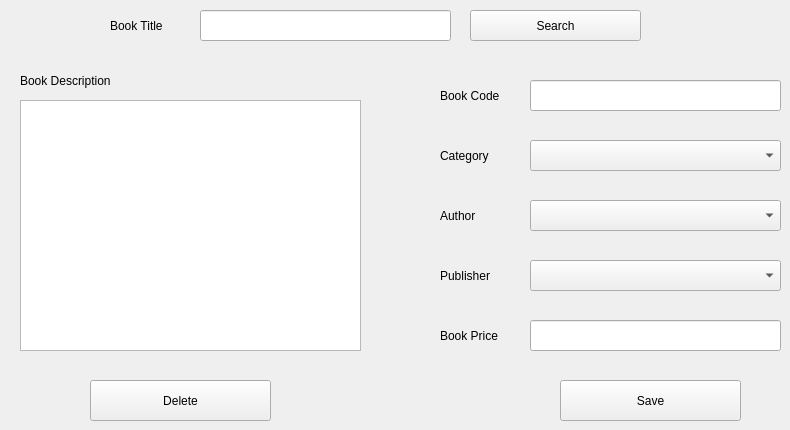
      <widget class="QWidget" name="tab_5">
       <attribute name="title">
        <string>Edit or Delete Book</string>
       </attribute>
       <widget class="QTextEdit" name="EditBookTab_TextBox">
        <property name="geometry">
         <rect>
          <x>20</x>
          <y>100</y>
          <width>341</width>
          <height>251</height>
         </rect>
        </property>
       </widget>
       <widget class="QPushButton" name="EditBookTab_Save_Button">
        <property name="geometry">
         <rect>
          <x>560</x>
          <y>380</y>
          <width>181</width>
          <height>41</height>
         </rect>
        </property>
        <property name="text">
         <string>Save</string>
        </property>
       </widget>
       <widget class="QLineEdit" name="EditBookTab_BookPrice_TextBox">
        <property name="geometry">
         <rect>
          <x>530</x>
          <y>320</y>
          <width>251</width>
          <height>31</height>
         </rect>
        </property>
       </widget>
       <widget class="QLabel" name="label_9">
        <property name="geometry">
         <rect>
          <x>440</x>
          <y>200</y>
          <width>81</width>
          <height>31</height>
         </rect>
        </property>
        <property name="text">
         <string>Author</string>
        </property>
       </widget>
       <widget class="QLabel" name="label_10">
        <property name="geometry">
         <rect>
          <x>440</x>
          <y>260</y>
          <width>81</width>
          <height>31</height>
         </rect>
        </property>
        <property name="text">
         <string>Publisher</string>
        </property>
       </widget>
       <widget class="QComboBox" name="EditBookTab_Category_ComboBox">
        <property name="geometry">
         <rect>
          <x>530</x>
          <y>140</y>
          <width>251</width>
          <height>31</height>
         </rect>
        </property>
       </widget>
       <widget class="QLabel" name="label_11">
        <property name="geometry">
         <rect>
          <x>440</x>
          <y>80</y>
          <width>81</width>
          <height>31</height>
         </rect>
        </property>
        <property name="text">
         <string>Book Code</string>
        </property>
       </widget>
       <widget class="QLineEdit" name="EditBookTab_BookCode_TextBox">
        <property name="geometry">
         <rect>
          <x>530</x>
          <y>80</y>
          <width>251</width>
          <height>31</height>
         </rect>
        </property>
       </widget>
       <widget class="QLabel" name="label_12">
        <property name="geometry">
         <rect>
          <x>440</x>
          <y>140</y>
          <width>81</width>
          <height>31</height>
         </rect>
        </property>
        <property name="text">
         <string>Category</string>
        </property>
       </widget>
       <widget class="QComboBox" name="EditBookTab_Author_ComboBox">
        <property name="geometry">
         <rect>
          <x>530</x>
          <y>200</y>
          <width>251</width>
          <height>31</height>
         </rect>
        </property>
       </widget>
       <widget class="QComboBox" name="EditBookTab_Publisher_ComboBox">
        <property name="geometry">
         <rect>
          <x>530</x>
          <y>260</y>
          <width>251</width>
          <height>31</height>
         </rect>
        </property>
       </widget>
       <widget class="QLabel" name="label_13">
        <property name="geometry">
         <rect>
          <x>440</x>
          <y>320</y>
          <width>81</width>
          <height>31</height>
         </rect>
        </property>
        <property name="text">
         <string>Book Price</string>
        </property>
       </widget>
       <widget class="QLabel" name="label_14">
        <property name="geometry">
         <rect>
          <x>20</x>
          <y>70</y>
          <width>171</width>
          <height>21</height>
         </rect>
        </property>
        <property name="text">
         <string>Book Description</string>
        </property>
       </widget>
       <widget class="QPushButton" name="EditBookTab_Delete_Button">
        <property name="geometry">
         <rect>
          <x>90</x>
          <y>380</y>
          <width>181</width>
          <height>41</height>
         </rect>
        </property>
        <property name="text">
         <string>Delete</string>
        </property>
       </widget>
       <widget class="QLabel" name="label_15">
        <property name="geometry">
         <rect>
          <x>110</x>
          <y>10</y>
          <width>81</width>
          <height>31</height>
         </rect>
        </property>
        <property name="text">
         <string>Book Title</string>
        </property>
       </widget>
       <widget class="QLineEdit" name="EditBookTab_BookTitle_TextBox">
        <property name="geometry">
         <rect>
          <x>200</x>
          <y>10</y>
          <width>251</width>
          <height>31</height>
         </rect>
        </property>
       </widget>
       <widget class="QPushButton" name="EditBookTab_Search">
        <property name="geometry">
         <rect>
          <x>470</x>
          <y>10</y>
          <width>171</width>
          <height>31</height>
         </rect>
        </property>
        <property name="text">
         <string>Search</string>
        </property>
       </widget>
      </widget>
